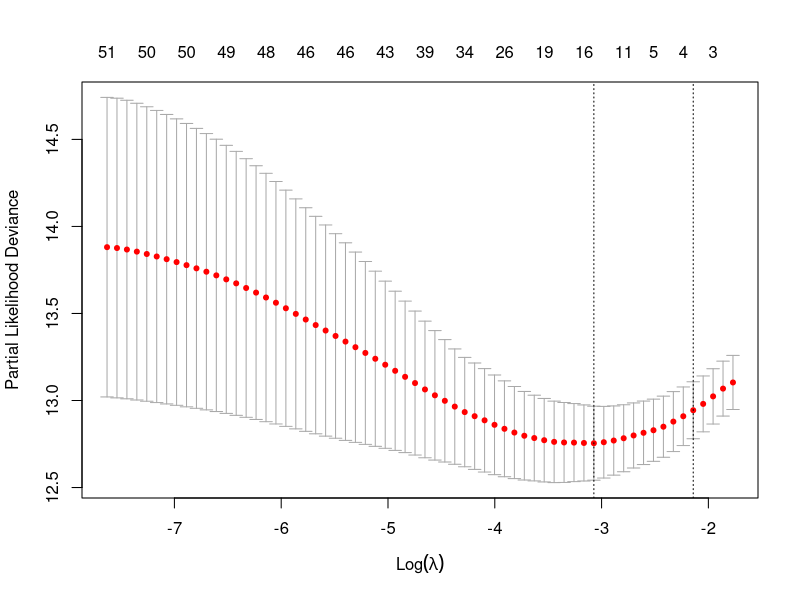
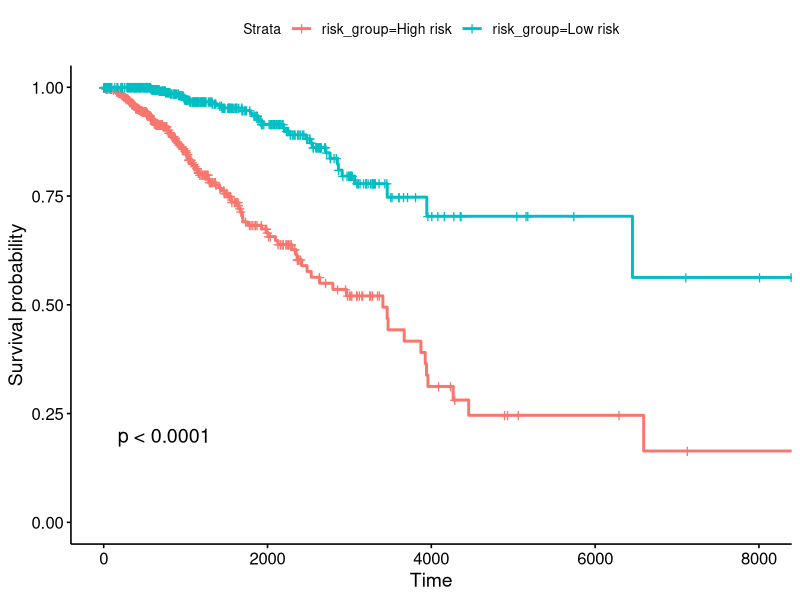

These figures' R source, in order:
## ---- chunk 1
library(dplyr)
library(readr)
library(stringr)

df <- read_tsv("final_dataset_selected.tsv")

# 1. enumerate survival outcome
df2 <- df %>%
  mutate(
    event = case_when(
      vital_status %in% c("Dead", "dead", "DEAD") ~ 1,
      vital_status %in% c("Alive", "alive", "ALIVE") ~ 0,
      TRUE ~ NA_real_
    ),
    time = case_when(
      event == 1 ~ as.numeric(days_to_death),
      event == 0 ~ as.numeric(days_to_last_follow_up),
      TRUE ~ NA_real_
    )
  )

# 2. clean stage
df2 <- df2 %>%
  mutate(
    stage_simple = case_when(
      str_detect(stage, regex("^stage i(?!v)", ignore_case = TRUE)) ~ "Stage I",
      str_detect(stage, regex("^stage ii(?!i?i?v)", ignore_case = TRUE)) ~ "Stage II",
      str_detect(stage, regex("^stage iii", ignore_case = TRUE)) ~ "Stage III",
      str_detect(stage, regex("^stage iv", ignore_case = TRUE)) ~ "Stage IV",
      TRUE ~ NA_character_
    ),
    stage_simple = factor(stage_simple, levels = c("Stage I", "Stage II", "Stage III", "Stage IV")),
    BRCA_Subtype_PAM50 = factor(BRCA_Subtype_PAM50)
  )

# 3. keep useful rows
df2 <- df2 %>%
  filter(!is.na(time), !is.na(event), time > 0,
         !is.na(age_at_diagnosis),
         !is.na(stage_simple),
         !is.na(BRCA_Subtype_PAM50))
## ---- chunk 2
hypoxia_genes <- c(
  "VEGFA", "ANGPTL4", "CA9", "EGLN3", "LDHA",
  "SLC2A1", "ENO1", "PGK1", "HK2", "TPI1",
  "ALDOA", "GPI", "P4HA1"
)

## ---- chunk 3
#baseline Cox

library(survival)

cox_basic <- coxph(
  Surv(time, event) ~ age_at_diagnosis + stage_simple + BRCA_Subtype_PAM50  + race + ajcc_pathologic_t+ajcc_pathologic_n+ajcc_pathologic_m+FLVCR2 + FABP5+SPINT1+ 
  VEGFA +ANGPTL4+CA9+EGLN3+LDHA+SLC2A1+ENO1+PGK1+HK2+TPI1+ALDOA+GPI+P4HA1,
  data = df2
)

summary(cox_basic)
## ---- chunk 4
#panelized Cox
library(glmnet)
library(survival)

model_df <- df2 %>%
  select(time, event, age_at_diagnosis, stage_simple, BRCA_Subtype_PAM50, race,ajcc_pathologic_t,ajcc_pathologic_n,ajcc_pathologic_m,FLVCR2, FABP5, SPINT1,VEGFA ,ANGPTL4,CA9,EGLN3,LDHA,SLC2A1,ENO1,PGK1,HK2,TPI1,ALDOA,GPI,P4HA1) %>%
  na.omit()

x <- model.matrix(
  ~ age_at_diagnosis + stage_simple + BRCA_Subtype_PAM50 + race + ajcc_pathologic_t+ajcc_pathologic_n+ajcc_pathologic_m + FLVCR2 + FABP5+SPINT1+VEGFA +ANGPTL4+CA9+EGLN3+LDHA+SLC2A1+ENO1+PGK1+HK2+TPI1+ALDOA+GPI+P4HA1,
  data = model_df
)[, -1]

y <- Surv(model_df$time, model_df$event)

set.seed(123)
cvfit <- cv.glmnet(
  x = x,
  y = y,
  family = "cox",
  alpha = 0.5,      # elastic net; 0=ridge, 1=lasso
  nfolds = 10
)

plot(cvfit)

best_lambda <- cvfit$lambda.min
best_lambda_1se <- cvfit$lambda.1se

fit <- glmnet(
  x = x,
  y = y,
  family = "cox",
  alpha = 0.5,
  lambda = best_lambda
)

coef(fit)
## ---- chunk 5
model_df$risk_score <- as.numeric(
  predict(cvfit, newx = x, s = "lambda.min", type = "link")
)
## ---- chunk 6
library(survminer)

model_df$risk_group <- ifelse(
  model_df$risk_score >= median(model_df$risk_score, na.rm = TRUE),
  "High risk", "Low risk"
)

fit_km <- survfit(Surv(time, event) ~ risk_group, data = model_df)

ggsurvplot(
  fit_km,
  data = model_df,
  pval = TRUE
)
## ---- chunk 7
# How each factor contribute to the final risk score
coef_vec <- as.numeric(coef(cvfit, s = "lambda.min"))

contribution_matrix <- sweep(x, 2, coef_vec, "*")
contribution_matrix
## ---- chunk 8
dim(model_df)
dim(df2)
## ---- chunk 9

risk_results <- model_df %>%
  select(time, event, age_at_diagnosis, risk_score, risk_group)

df2_final <- df2 %>%
  left_join(risk_results) 

head(df2_final %>% select(time, event, risk_score, risk_group))

## ---- chunk 10

contrib_df <- as.data.frame(contribution_matrix)

get_top_3_contributors <- function(row) {
  sorted_indices <- order(abs(row), decreasing = TRUE)

  top_names <- names(row)[sorted_indices[1:3]]
  return(top_names)
}

top_contributors <- t(apply(contrib_df, 1, get_top_3_contributors))
colnames(top_contributors) <- c("Top1_Contributor", "Top2_Contributor", "Top3_Contributor")

model_df <- cbind(model_df, top_contributors)

df2_final <- df2 %>%
  left_join(model_df %>% select(time, event, age_at_diagnosis, risk_score, risk_group, 
                                 Top1_Contributor, Top2_Contributor, Top3_Contributor))

write_tsv(df2_final, "final_dataset_with_riskscore_and_contributors.tsv")

head(df2_final %>% select(risk_score, Top1_Contributor, Top2_Contributor, Top3_Contributor))
## ---- chunk 11
write_tsv(df2_final, "final_dataset_with_riskscore.tsv")
## ---- chunk 12
compute_cox_cindex <- function(data, feature_formula, seed = 123) {
  library(glmnet)
  library(survival)

  # 1. build model matrix
  model_df <- data %>%
    select(time, event, all_of(all.vars(feature_formula))) %>%
    na.omit()

  x <- model.matrix(feature_formula, data = model_df)[, -1]
  y <- Surv(model_df$time, model_df$event)

  set.seed(seed)

  # 2. cross-validated Cox
  cvfit <- cv.glmnet(
    x = x,
    y = y,
    family = "cox",
    alpha = 0.5,
    nfolds = 10,
    type.measure = "C"
  )

  # 3. return best C-index
  best_cindex <- max(cvfit$cvm)

  return(best_cindex)
}
# clinical
clinical_formula <- ~ 
  BRCA_Subtype_PAM50 +
  race +
  ajcc_pathologic_t +
  ajcc_pathologic_n +
  ajcc_pathologic_m

# genomic
genomic_formula <- ~ FLVCR2 + FABP5 + SPINT1 +
  VEGFA + ANGPTL4 + CA9 + EGLN3 + LDHA +
  SLC2A1 + ENO1 + PGK1 + HK2 + TPI1 +
  ALDOA + GPI + P4HA1

# full
full_formula <- ~ age_at_diagnosis +
  stage_simple +
  BRCA_Subtype_PAM50 +
  race +
  ajcc_pathologic_t +
  ajcc_pathologic_n +
  ajcc_pathologic_m +
  FLVCR2 + FABP5 + SPINT1 +
  VEGFA + ANGPTL4 + CA9 + EGLN3 + LDHA +
  SLC2A1 + ENO1 + PGK1 + HK2 + TPI1 +
  ALDOA + GPI + P4HA1

c_full <- compute_cox_cindex(df2, full_formula)
c_clinical <- compute_cox_cindex(df2, clinical_formula)
c_genomic <- compute_cox_cindex(df2, genomic_formula)

cat("Full model C-index:", round(c_full, 3), "\n")
cat("Clinical only C-index:", round(c_clinical, 3), "\n")
cat("Genomic only C-index:", round(c_genomic, 3), "\n")
